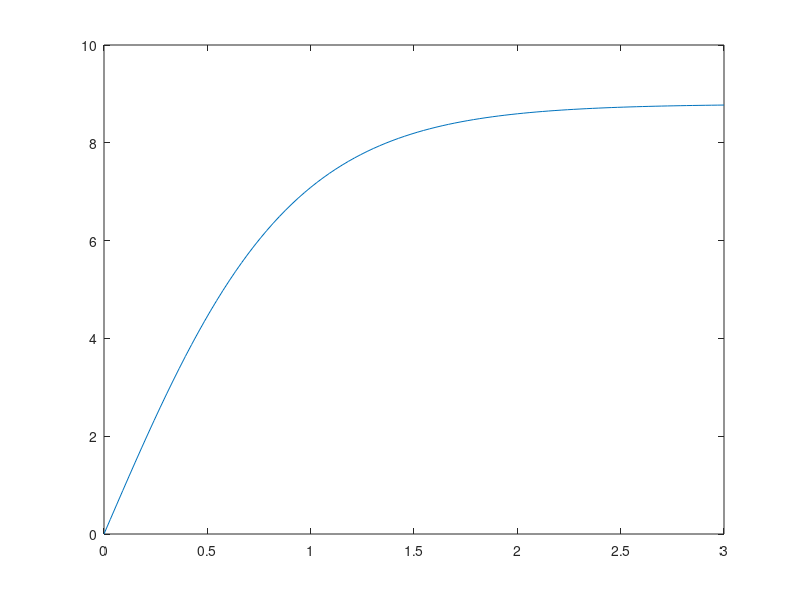

This figure's MATLAB source: (Note: this script raises an error after producing the figure.)
%% Falling Ping Pong Ball
% Ping Pong table is 2.74 m by 1.525 m
% net height is 0.1525 m
ball_diam = 0.040; %[m];
length = 2.74; % [m]
width = 1.525; % [m]
height = 0.1525; % [m]
g = 9.8;

p_o = [0;0;0]; % [m]
p_i = [0;0;height + ball_diam/2]; % [m]
p_f = [length;0.5;0]; % [m]

% source:  https://link.springer.com/content/pdf/10.1111%2Fj.1747-1567.2006.00017.x.pdf
C_d = 0.445; % Drag coefficient of ping-pong ball from
rho = 1.225; % [kg/m^3] Air density at sea level 
d = 0.040; % [m] diamter of ping-pong ball 
m = 0.0027; % [kg] mass of ping pong ball
g = 9.81; % [m/s^2] gravity constant
A = pi*(d/2)^2; % [m^2] cross-sectional area

v_t = sqrt(2*m*g/(C_d*rho*A)); % [m/s] terminal velocity of ping pong ball

c = m*g/v_t^2;
v = @(t,t_o,v_o,g) sqrt(m*g/c)*tanh(sqrt(m*g*c)/m.*(t-t_o) + atanh(v_o*c/sqrt(m*g*c)));

points = 100;
t = linspace(0,3,points);
t_o = zeros(1,points);
v_o = zeros(1,points);


theta = deg2rad(30);
V = 15;
plot(t,v(t,t_o,v_o,g))


%% Solving differential equations
close all

C_d = 0.445; % Drag coefficient of ping-pong ball from
rho = 1.225; % [kg/m^3] Air density at sea level 
d = 0.040; % [m] diamter of ping-pong ball 
m = 0.0027; % [kg] mass of ping pong ball
g = 9.81; % [m/s^2] gravity constant
A = pi*(d/2)^2; % [m^2] cross-sectional area

v_t = sqrt(2*m*g/(C_d*rho*A)); % [m/s] terminal velocity of ping pong ball
theta = deg2rad(20); % [rad]
speed = 11.176; % [m/s]

length = 2.74; % [m]
width = 1.525; % [m]
height = 0.1525; % [m]

[traj,t,x] = CalculateForwardDrag(speed,theta,[-length/2;0;0],deg2rad(10),0);

DisplayTrajectoryOnTable(traj)

% Plotting
figure
plot(x(:,3),x(:,4),'b-','Linewidth',2);
xlabel('X position (m)')
ylabel('Z position (m)')
title('Position of Ping Pong Ball with simulated drag')
% axis equal
ylim([0,inf]);
xlim([0,3]);
grid on
hold off

figure
plot(t,x(:,2));
xlabel('time (s)')
ylabel('Z velocity (m/s)')
title('Z velocity of Ping Pong Ball with simulated drag')
grid on

figure
plot(t,x(:,1));
xlabel('time (s)')
ylabel('X velocity (m/s)')
title('X Velocity of Ping Pong Ball with simulated drag')
grid on


%%

p_o = [-length/2;0;0]; % [m]
p_i = [0;0;height + ball_diam/2]; % [m]
p_f = [length/2;0;0]; % [m]

[V,theta,phi,t] = CalculateInverseDrag([p_o p_i p_f]);
[traj,t,x] = CalculateForwardDrag(V,theta,p_o,phi,0);

DisplayTrajectoryOnTable(traj)